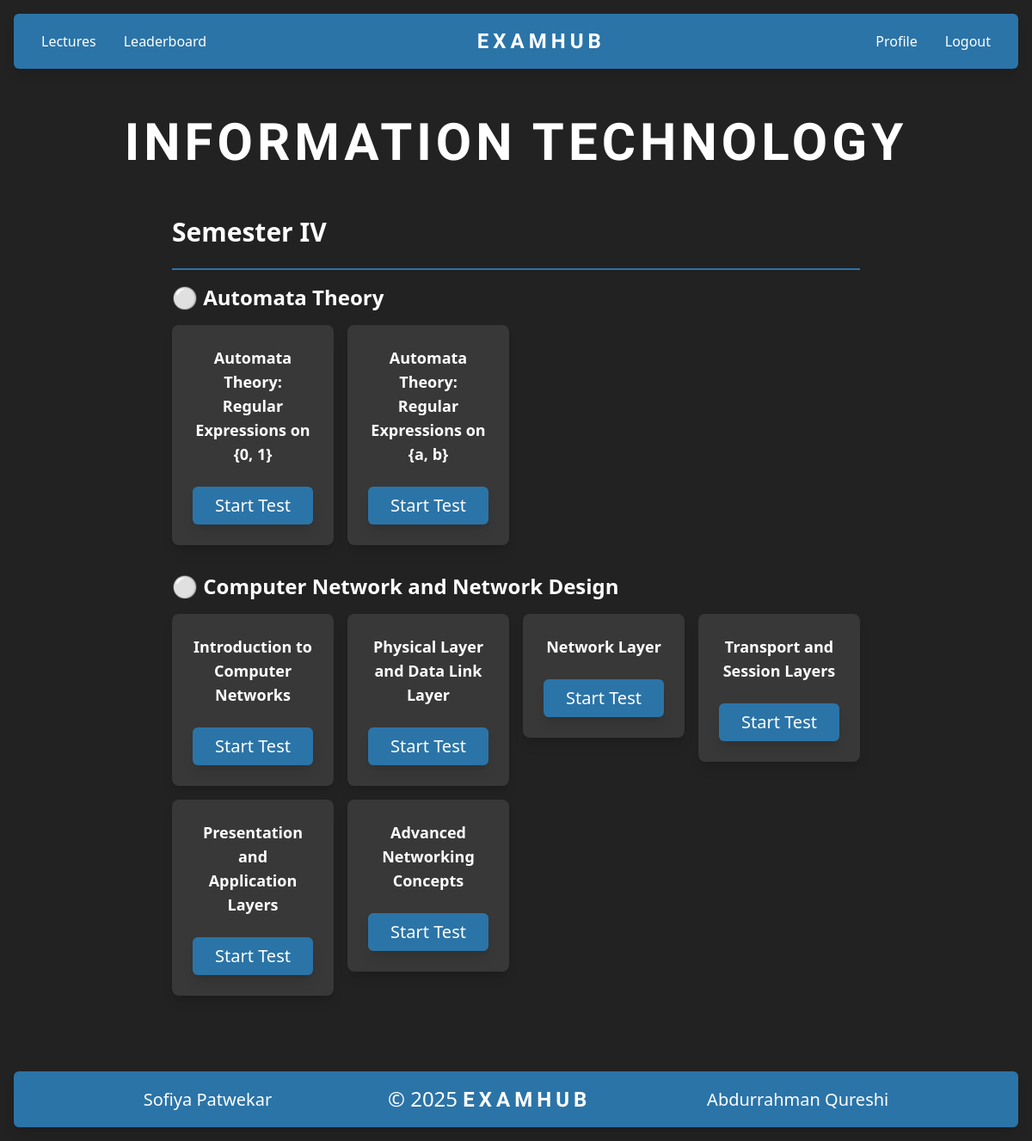
Page /tests/lectures (signed in) on the committed database.
### tables this page shows
CREATE TABLE tests (
    test_id TEXT,
    test_name TEXT,
    test_description TEXT,
    course_name TEXT,
    course_code TEXT,
    course_semester TEXT,
    course_branch TEXT,
    questions TEXT,  -- Storing questions as JSON string
    created_at TEXT
);

### app.py (the view)
@app.route('/tests/lectures')
def lectures():
    if "course_branch" in session:
        cursor.execute("SELECT * FROM tests WHERE course_branch = ? AND course_semester = ?", (session["course_branch"], session["course_semester"]))
    elif "student_branch" in session:
        cursor.execute("SELECT * FROM tests WHERE course_branch = ? AND course_semester = ?", (session["student_branch"], session["student_semester"]))
    lectures = cursor.fetchall()
    return render_template('/tests/lectures.html', lectures=lectures)

### templates/tests/lectures.html (shortened to what this page needs)
{% extends 'layouts/main_layout.html' %}  {% block content %} {% if session.get("student_id") or
session.get("course_branch") %}
<div class="container text-white">
    <div class="w-full flex justify-center items-center py-10 flex-col gap-8">
        {% if lectures %}
        <span class="text-6xl title uppercase font-bold text-center">
            {{ session.get("student_branch") or session.get("course_branch") }}
        </span>
        {% endif %} {% if lectures %}
        <div class="w-10/12">
            <h3
                class="text-3xl font-semibold py-6 border-b-[var(--primary)] border-b-2"
            >
                {{ session.get("course_semester") or
                session.get("student_semester") }}
            </h3>
            {% set courses = {} %} {% for test in lectures %} {% if test[3] not
            in courses %} {% set _ = courses.update({test[3]: []}) %} {% endif
            %} {% set _ = courses[test[3]].append(test) %} {% endfor %}  {% for course_name,
            course_tests in courses.items() %}
            <div class="mb-8">
                <h4 class="text-2xl font-bold my-4">⚪ {{ course_name }}</h4>
                <div class="grid grid-cols-4 gap-4">
                    <div class="flex flex-col gap-4">
                        {% for test in course_tests %} {% if loop.index0 % 4 ==
                        0 %}
                        <div
                            data-test-id="{{test[0]}}"
                            class="test-card w-full h-fit hover:scale-105 transition-transform p-6 flex flex-col gap-2 bg-tertiary rounded-lg shadow-lg"
                        >
                            <p class="text-lg font-bold text-center">
                                {{ test[1] }}
                            </p>
                            <div
                                class="mt-4 flex h-fit {% if not session.get('course_branch') %}flex-col{% else %}justify-around gap-5 flex-row{% endif %}"
                            >
                                <a
                                    href="{{ url_for('start_test', test_id=test[0]) }}"
                                    class="w-full shadow-lg text-xl text-center bg-primary p-2 rounded-md hover:opacity-75 hover:cursor-pointer text-white"
                                >
                                    Start Test
                                </a>
                            </div>
                        </div>
                        {% endif %} {% endfor %}
                    </div>
                    <div class="flex flex-col gap-4">
                        {% for test in course_tests %} {% if loop.index0 % 4 ==
                        1 %}
                        <div
                            data-test-id="{{test[0]}}"
                            class="test-card w-full h-fit hover:scale-105 transition-transform p-6 flex flex-col gap-2 bg-tertiary rounded-lg shadow-lg"
                        >
                            <p class="text-lg font-bold text-center">
                                {{ test[1] }}
                            </p>
                            <div
                                class="mt-4 flex h-fit {% if not session.get('course_branch') %}flex-col{% else %}justify-around gap-5 flex-row{% endif %}"
                            >
                                <a
                                    href="{{ url_for('start_test', test_id=test[0]) }}"
                                    class="w-full shadow-lg text-xl text-center bg-primary p-2 rounded-md hover:opacity-75 hover:cursor-pointer text-white"
                                >
                                    Start Test
                                </a>
                            </div>
                        </div>
                        {% endif %} {% endfor %}
                    </div>
                    <div class="flex flex-col gap-4">
                        {% for test in course_tests %} {% if loop.index0 % 4 ==
                        2 %}
                        <div
                            data-test-id="{{test[0]}}"
                            class="test-card w-full h-fit hover:scale-105 transition-transform p-6 flex flex-col gap-2 bg-tertiary rounded-lg shadow-lg"
                        >
                            <p class="text-lg font-bold text-center">
                                {{ test[1] }}
                            </p>
                            <div
                                class="mt-4 flex h-fit {% if not session.get('course_branch') %}flex-col{% else %}justify-around gap-5 flex-row{% endif %}"
                            >
                                <a
                                    href="{{ url_for('start_test', test_id=test[0]) }}"
                                    class="w-full shadow-lg text-xl text-center bg-primary p-2 rounded-md hover:opacity-75 hover:cursor-pointer text-white"
                                >
                                    Start Test
                                </a>
                            </div>
                        </div>
                        {% endif %} {% endfor %}
                    </div>
                    <div class="flex flex-col gap-4">
                        {% for test in course_tests %} {% if loop.index0 % 4 ==
                        3 %}
                        <div
                            data-test-id="{{test[0]}}"
                            class="test-card w-full h-fit hover:scale-105 transition-transform p-6 flex flex-col gap-2 bg-tertiary rounded-lg shadow-lg"
                        >
                            <p class="text-lg font-bold text-center">
                                {{ test[1] }}
                            </p>
                            <div
                                class="mt-4 flex h-fit {% if not session.get('course_branch') %}flex-col{% else %}justify-around gap-5 flex-row{% endif %}"
                            >
                                <a
                                    href="{{ url_for('start_test', test_id=test[0]) }}"
                                    class="w-full shadow-lg text-xl text-center bg-primary p-2 rounded-md hover:opacity-75 hover:cursor-pointer text-white"
                                >
                                    Start Test
                                </a>
                            </div>
                        </div>
                        {% endif %} {% endfor %}
                    </div>
                </div>
            </div>
            {% endfor %}
        </div>
        {% endif %}
    </div>
</div>
{% endif %} {% endblock %}

### templates/layouts/main_layout.html (shortened to what this page needs)
<!doctype html>
<html lang="en">
    <head>
        <link href="/static/styles.css" rel="stylesheet" />
        <link
            href="{{ url_for('static', filename='output.css') }}"
            rel="stylesheet"
        />
        <link
            rel="stylesheet"
            href="https://cdnjs.cloudflare.com/ajax/libs/font-awesome/6.4.2/css/all.min.css"
        />
        <script src="https://cdn.tailwindcss.com"></script>
    </head>
    <body>
        {% if session["course_branch"] %} {% include
        'components/admin/navbar.html' %} {% else %} {% include
        'components/navbar.html' %} {% endif %}
        <div class="content m-1">{% block content %}{% endblock %}</div>
        {% if not hide_nav_footer %} {% include 'components/footer.html' %} {%
        endif %}
    </body>
</html>

### templates/components/navbar.html (shortened to what this page needs)
<nav
    class="py-4 px-8 m-4 rounded-md shadow-lg flex bg-primary flex-row border-primary justify-between"
>
    <ul class="flex gap-8 items-center">
        <li><a href="/tests/lectures" class="text-white">Lectures</a></li>
        <li><a href="/leaderboards" class="text-white">Leaderboard</a></li>
        <li>
        </li>
    </ul>
    <ul class="flex gap-8 items-center">
        <li><a href="/" class="text-white text-2xl title">EXAMHUB</a></li>
    </ul>
    <ul class="flex gap-8 items-center">
        <li>
        </li>
        <li><a href="/profile" class="text-white">Profile</a></li>
        <li><a href="/auth/log-in" class="text-white">Logout</a></li>
    </ul>
</nav>

### templates/components/footer.html
<footer
    class="bg-primary p-4 m-4 rounded-md shadow-lg text-white flex flex-row justify-evenly items-center"
>
    <p class="text-xl">Sofiya Patwekar</p>
    <p class="text-2xl">&copy; 2025 <span class="title"> EXAMHUB</span></p>
    <p class="text-xl">Abdurrahman Qureshi</p>
</footer>

### static/styles.css (style rules this page uses)
:root { --primary: #2b74a8; --secondary: #222222; --tertiary: #383838; }
body { background-color: #222222; }
.title { letter-spacing: 5px; font-family: "Comfortaa", sans-serif; font-weight: 800; font-style: bolder; }

### templates/tests/lectures.html (style rules this page uses)
.test-card { transition: all 0.3s ease; }

### rows in the picture
tests: course_name "Automata Theory", test_name "Automata Theory: Regular Expressions on {0, 1}"
tests: test_name "Automata Theory: Regular Expressions on {a, b}"
tests: course_name "Computer Network and Network Design", test_name "Introduction to Computer Networks"
tests: test_name "Presentation and Application Layers"
tests: test_name "Physical Layer and Data Link Layer"
tests: test_name "Advanced Networking Concepts"
tests: test_name "Network Layer"
tests: test_name "Transport and Session Layers"

### other values in the picture
{{ session.get("student_branch") or session.get("course_branch") }} "INFORMATION TECHNOLOGY"
